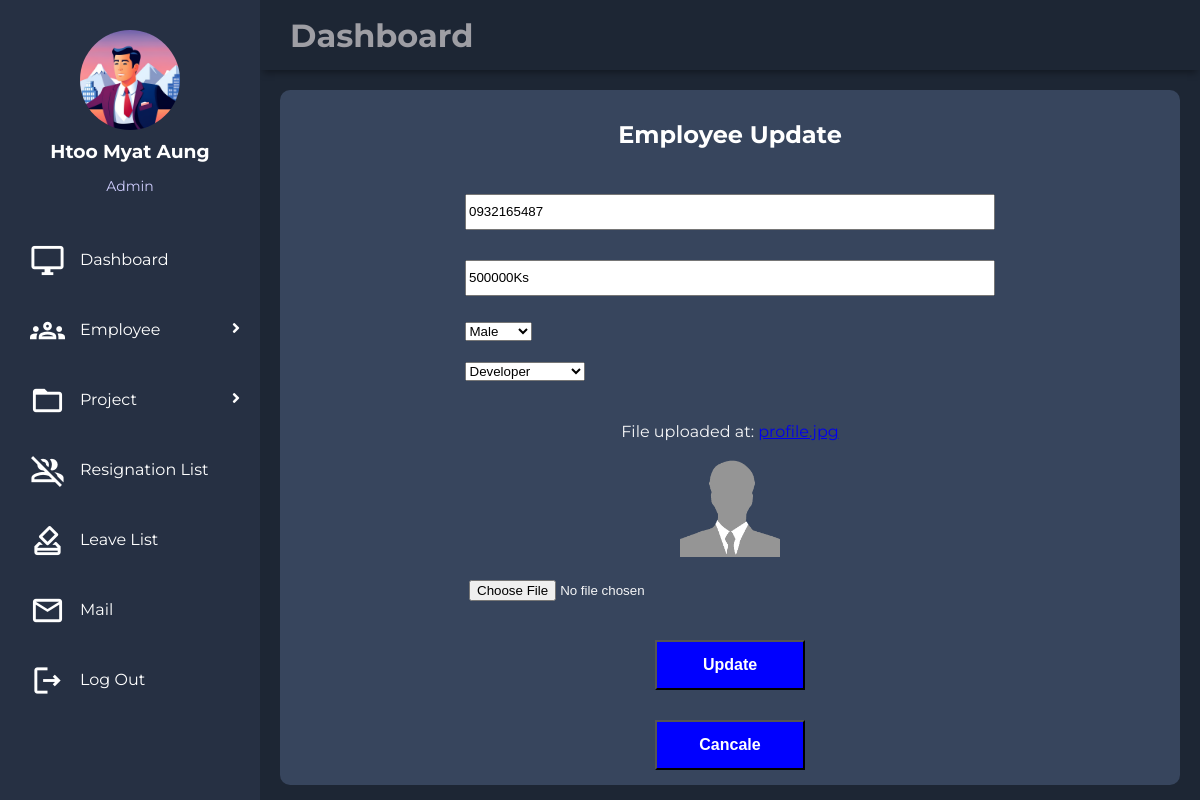
The page /ems/emp/update/6/ (signed in) on the database its author committed.
### EMS_HR/models.py (models this page shows, shortened)
class empdetailModel(models.Model):
    id = models.AutoField(primary_key=True)
    name = models.CharField(max_length=50)
    address = models.TextField()
    birthday = models.DateField()
    image = models.ImageField()
    user = models.OneToOneField(User, on_delete=models.CASCADE)

class empcreateModel(models.Model):
    id = models.AutoField(primary_key=True)
    user = models.OneToOneField(User, on_delete=models.CASCADE)
    phone = models.CharField(max_length=16)
    salary = models.CharField(max_length=50)
    position = models.ForeignKey(positionModel, on_delete=models.CASCADE, default=None)
    gender = models.ForeignKey(genderModel, on_delete=models.CASCADE, default=None)
    image = models.ImageField(default=None, blank=True)
    create_at = models.DateTimeField(default=None)

class positionModel(models.Model):
    name = models.CharField(max_length=50)

class genderModel(models.Model):
    name = models.CharField(max_length=50)

### EMS_HR/views.py (the view, shortened to what this page needs)
# urls.py: path('emp/update/<int:post_id>/', emp_update),
@permission_required('EMS_HR.change_empcreatemodel', login_url='login')
def emp_update(request, post_id):
    if request.method == "GET":
        gender = genderModel.objects.all()
        position = positionModel.objects.all()
        empcreates = empcreateModel.objects.get(id=post_id)
        return render(request, "emp_update.html",{'empcreates':empcreates,'gender':gender,'position':position})

### utils/context_processor.py (called while the page is built)
def profile(request):
    try:
        userdetail = empdetailModel.objects.get(user_id = request.user.id)
        return {'userdetail':userdetail}
    except Exception:
        return {'userdetail':None}

def create(request):
    try:
        empdetail = empcreateModel.objects.get(user_id = request.user.id)
        return {'empdetail':empdetail}
    except Exception:
        return {'empdetail':None}

### EMS_HR/templates/emp_update.html (shortened to what this page needs)
{% extends "base.html" %}
{% block body %}
{% load static %}
<link rel="stylesheet" href="{% static 'css/style2.css' %}">
<main class="main-container">
        <div class="box">
            <form method="POST" enctype="multipart/form-data">
                <div class="title">
                    <h2>Employee Update</h2>
                </div>
                <div class="input-box">
                    <input type="number" value="{{empcreates.phone}}" placeholder="Mobile Number" name="phone">
                </div>
                <div class="input-box">
                    <input type="text" value="{{empcreates.salary}}" placeholder="Salary" name="salary">
                </div>
                <div id="select-box">
                <div class="select-box">
                    <select name="gender" >
                        {% for c in gender %}
                            <option {% if empcreates.gender_id == c.id %}selected{% endif %} value="{{c.id}}">{{c.name}}</option>
                        {% endfor %}
                    </select>
                </div>
                </div>
                <div id="select-box">
                <div class="select-box">
                    <select name="position" >
                        {% for c in position %}
			                <option {% if empcreates.position_id == c.id %}selected{% endif %} value="{{c.id}}">{{c.name}}</option>
		                {% endfor %}
                    </select>
                </div>
                </div>
                <div class="input-box">
                    {% if empcreates.image %}
				    <p>File uploaded at: <a href="{{empcreates.image.url}}">{{empcreates.image}}</a></p>
			        {% endif %}
		            {% if empcreates.image %}
			        <img src={{empcreates.image.url}} style="width:100px;height:100px;"/>
		            {% endif %}<br><br>
                    <input type="file" name="image">
                </div>
                <div class="but">
                    <button type="submit" class="btn">Update</button>
                </div>
            </form>
            <div class="but">
                <a href="/ems/emp/view"><button class="btn">Cancale</button></a>
            </div>
        </div>
</main>
{% endblock %}

### templates/sidebar.html (shortened to what this page needs)
{% load static %}
<!DOCTYPE html>
<html>
    <body>
      <aside id="sidebar">
        {%if userdetail.image %}
		    <div class="profile">
                <a href="/ems/profile/create/"><img src="{{ userdetail.image.url }}"></a>
                <h3>{{ userdetail.name}}</h3>
                <p>{{ empdetail.position.name }}</p>
            </div>
            {% else %}
            <div class="profile">
                <a href="/ems/profile/create"><img src="{% static 'images/profile.jpg' %}"></a>
            </div>
            {% endif %}
        <div class="menu">
            <div class="item"><a href="/ems/dashboard"><span class="material-icons-outlined">desktop_windows</span>Dashboard</a></div>
            {% if empdetail.position.name == "Admin" %}
            <div class="item"><a class="sub-btn"><span class="material-icons-outlined">groups</span>Employee
                <i class="fas fa-angle-right dropdown"></i>
                </a>
            </div>
            {% endif %}
            {% if empdetail.position.name == "Admin"%}
            <div class="item" ><a class="sub-btn"><span class="material-icons-outlined">folder_open</span>Project
                <i class="fas fa-angle-right dropdown"></i>
                </a>
            </div>
            {% endif %}
            {% if empdetail.position.name == "Admin" %}
            <div class="item"><a href="/ems/res/view"><span class="material-icons-outlined">group_off</span>Resignation List</a></div>
            <div class="item"><a href="/ems/leave/view"><span class="material-icons-outlined">how_to_vote</span>Leave List</a></div>
            {% elif empdetail.position.name == "Manager" %}
            <div class="item"><a href="/ems/res/create"><span class="material-icons-outlined">group_off</span>Resignation</a></div>
            <div class="item"><a href="/ems/leave/create"><span class="material-icons-outlined">how_to_vote</span>Leave</a></div>
            {% elif empdetail.position.name == "Project Manager" %}
            <div class="item"><a href="/ems/res/create"><span class="material-icons-outlined">group_off</span>Resignation</a></div>
            <div class="item"><a href="/ems/leave/create"><span class="material-icons-outlined">how_to_vote</span>Leave</a></div>
            {% elif empdetail.position.name == "Developer" %}
            <div class="item"><a href="/ems/res/create"><span class="material-icons-outlined">group_off</span>Resignation</a></div>
            <div class="item"><a href="/ems/leave/create"><span class="material-icons-outlined">how_to_vote</span>Leave</a></div>
            {% endif %}
            {% if empdetail.position.name == "Admin" %}
            <div class="item"><a href="/ems/mail"><span class="material-icons-outlined">email</span>Mail</a></div>
            {% elif empdetail.position.name == "Manager" %}
            <div class="item"><a href="/ems/mail"><span class="material-icons-outlined">email</span>Mail</a></div>
            {% elif empdetail.position.name == "Developer" %}
            <div class="item"><a href="/ems/mail"><span class="material-icons-outlined">email</span>Mail</a></div>
            {% elif empdetail.position.name == "Project Manager" %}
            <div class="item"><a href="/ems/mail"><span class="material-icons-outlined">email</span>Mail</a></div>
            {% endif %}
            <div class="item"><a href="/logout"><span class="material-icons-outlined">logout</span>Log Out</a></div>
        </div>
       </aside>
    </body>
</html>

### static/css/style1.css (style rules this page uses)
body { margin: 0; padding: 0; background-color: #1d2634; color: #9e9ea4; font-family: 'Montserrat', sans-serif; }
.material-icons-outlined { vertical-align: middle; line-height: 1px; font-size: 35px; }
.menu { width:100%; }
#sidebar { grid-area: sidebar; height: 100%; background-color: #263043; overflow-y: auto; transition: all 0.5s; -webkit-transition: all 0.5s; }
.main-container { grid-area: main; overflow-y: auto; padding: 20px 20px; color: rgba(255, 255, 255, 0.95); }
#sidebar .menu { width: 100%; margin-top: 30px; }
#sidebar .menu .item { position: relative; cursor: pointer; }
#sidebar .menu .item a { color: #fff; font-size: 16px; text-decoration: none; display: block; padding: 5px 30px; line-height: 60px; }
#sidebar .menu .item i { margin-right: 15px; }
.item span { margin-right:15px; }
#sidebar .menu .item a .dropdown { position: absolute; right: 0; margin: 20px; transition: 0.3s ease; }
.profile { margin-top:30px; margin-bottom:15px; text-align:center; }
.profile img { display:block; width: 100px; height:100px; border-radius: 50%; margin: 0 auto; }
.profile h3 { color: #ffffff; margin:10px 0 5px; }
.profile p { color:rgba(206,204,253); font-size:14px; }

### static/css/style2.css (style rules this page uses)
.box { background-color:#37455d; height:auto; width:100%; border-radius:10px; }
.title { color:#fff; text-align:center; padding:10px; }
#select-box { display:flex; justify-content:center; }
.select-box { width:59%; padding:10px; }
.input-box { text-align:center; padding:15px; }
.input-box > input { width:60%; height:30px; }
.but { text-align:center; padding:15px; }
.btn { font-size:medium; font-weight:bold; color:#fff; background-color:blue; cursor:pointer; width:150px; height:50px; }

### rows shown on the page
empdetailModel: image (picture), name "Htoo Myat Aung"
empcreateModel: position.name "Admin"
empcreateModel: phone "0932165487", salary "500000Ks", gender "Male", position "Developer", image "profile.jpg", image (placeholder picture)
